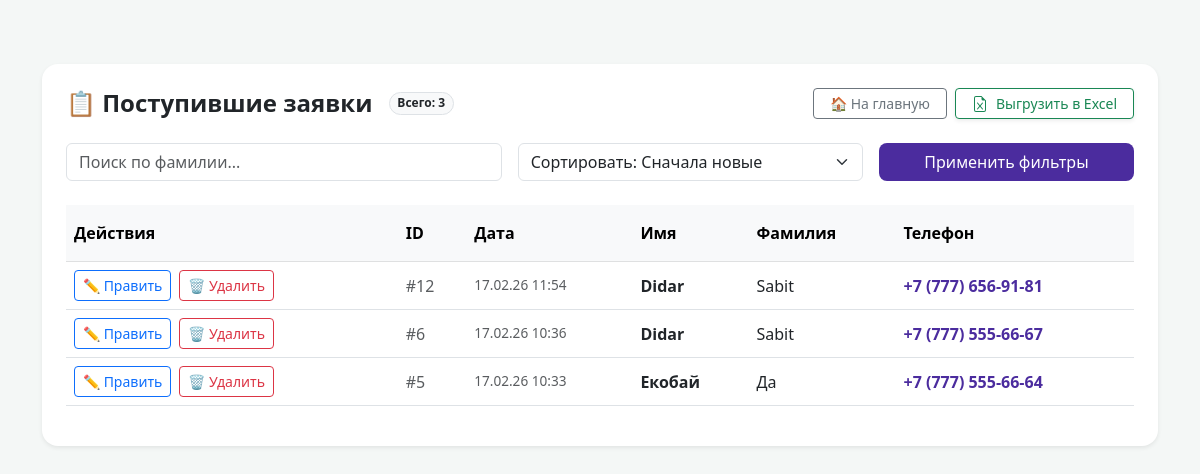
The page /dashboard/ (signed in) on the database its author committed.
### forms_app/models.py (models this page shows, shortened)
class Feedback(models.Model):
    first_name = models.CharField(max_length=100, verbose_name="Имя")
    last_name = models.CharField(max_length=100, verbose_name="Фамилия")
    phone = models.CharField(max_length=20, verbose_name="Телефон")
    created_at = models.DateTimeField(auto_now_add=True, verbose_name="Дата подачи")
    created_at = models.DateTimeField(auto_now_add=True)
    class Meta:
        verbose_name = "Заявка"
        verbose_name_plural = "Заявки"

### forms_app/views.py (the view)
# urls.py: path('dashboard/', dashboard_view, name='dashboard'),
@login_required
def dashboard_view(request):
    items = Feedback.objects.all().order_by('-created_at')
    sort_param = request.GET.get('sort')
    if sort_param:
        items = items.order_by(sort_param)
    search_query = request.GET.get('search')
    if search_query:
        items = items.filter(last_name__icontains=search_query)
    return render(request, 'forms_app/dashboard.html', {'items': items})

### forms_app/templates/forms_app/dashboard.html (shortened to what this page needs)
<!DOCTYPE html>
<html lang="ru">
<head>
    <link href="https://cdn.jsdelivr.net/npm/bootstrap@5.3.0/dist/css/bootstrap.min.css" rel="stylesheet">
</head>
<body>
<div class="container mt-4">
    <div class="table-container p-4 bg-white rounded-4 shadow-sm">
        <div class="d-flex flex-wrap justify-content-between align-items-center gap-3 mb-4">
            <div class="d-flex align-items-center gap-3">
                <h2 class="fw-bold m-0" style="font-size: 1.5rem;">📋 Поступившие заявки</h2>
                <span class="badge rounded-pill bg-light text-dark border">Всего: {{ items.count }}</span>
            </div>
            <div class="d-flex gap-2">
                <a href="{% url 'home' %}" class="btn btn-outline-secondary btn-sm d-flex align-items-center px-3">
                    🏠 <span class="ms-1 d-none d-sm-inline">На главную</span>
                </a>
                <a href="{% url 'export_excel' %}" class="btn btn-outline-success btn-sm d-flex align-items-center gap-2 px-3 shadow-sm">
                    <span class="d-none d-sm-inline">Выгрузить в Excel</span>
                </a>
            </div>
        </div>
        <form method="GET" class="row g-3 mb-4">
            <div class="col-md-5">
                <input type="text" name="search" class="form-control" placeholder="Поиск по фамилии..." value="{{ request.GET.search }}">
            </div>
            <div class="col-md-4">
                <select name="sort" class="form-select">
                    <option value="-id">Сортировать: Сначала новые</option>
                </select>
            </div>
            <div class="col-md-3">
                <button type="submit" class="btn btn-filter w-100">Применить фильтры</button>
            </div>
        </form>
        <div class="table-responsive">
            <table class="table table-hover align-middle">
                <thead class="table-light">
    <tr>
        <th class="py-3">Действия</th>
        <th class="py-3">ID</th>
        <th class="py-3">Дата</th>
        <th class="py-3">Имя</th>
        <th class="py-3">Фамилия</th>
        <th class="py-3">Телефон</th>
    </tr>
</thead>
                <tbody>
    {% for person in items %}
    <tr>
        <td>
            <div class="d-flex gap-2">
                <a href="{% url 'edit_feedback' person.id %}" class="btn btn-sm btn-outline-primary">✏️ Править</a>
                <a href="#"
   class="btn btn-sm btn-outline-danger"
   data-bs-toggle="modal"
   data-bs-target="#deleteModal"
   data-first-name="{{ person.first_name }}"
   data-last-name="{{ person.last_name }}"
   data-url="{% url 'delete_feedback' person.id %}">
    🗑️ Удалить
</a>
            </div>
        </td>
        <td class="text-muted">#{{ person.id }}</td>
        <td class="text-muted" style="font-size: 0.85rem;">
            {{ person.created_at|date:"d.m.y H:i" }}
        </td>
        <td class="fw-semibold">{{ person.first_name }}</td>
        <td>{{ person.last_name }}</td>
        <td>
            <a href="tel:{{ person.phone }}" class="text-decoration-none fw-bold" style="color: #4b2c9e;">
                {{ person.phone }}
            </a>
        </td>
    </tr>
    {% empty %}
    <tr>
        <td colspan="6" class="text-center py-5 text-muted">Заявок пока не найдено</td>
    </tr>
    {% endfor %}
</tbody>
            </table>
        </div>
    </div>
</div>
</body>
</html>

### forms_app/templates/forms_app/dashboard.html (style rules this page uses)
body { background-color: #f4f7f6; padding: 40px 0; }
.table-container { background: white; border-radius: 12px; box-shadow: 0 4px 12px rgba(0,0,0,0.05); padding: 30px; }
.table thead { background-color: #4b2c9e; color: white; }
.btn-filter { background-color: #4b2c9e; color: white; border-radius: 8px; }

### rows shown on the page
Feedback: id "12", created_at "17.02.26 11:54", first_name "Didar", last_name "Sabit", phone "+7 (777) 656-91-81"
Feedback: id "6", created_at "17.02.26 10:36", first_name "Didar", last_name "Sabit", phone "+7 (777) 555-66-67"
Feedback: id "5", created_at "17.02.26 10:33", first_name "Екобай", last_name "Да", phone "+7 (777) 555-66-64"

### other values the page prints
{{ items.count }} "3"
